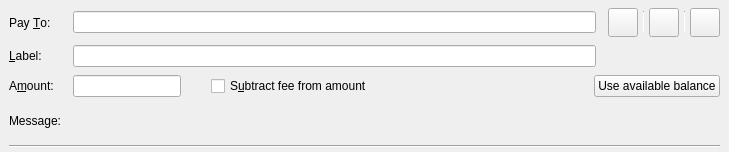
<?xml version="1.0" encoding="UTF-8"?>
<ui version="4.0">
 <class>SendCoinsEntry</class>
 <widget class="QStackedWidget" name="SendCoinsEntry">
  <property name="geometry">
   <rect>
    <x>0</x>
    <y>0</y>
    <width>729</width>
    <height>152</height>
   </rect>
  </property>
  <property name="focusPolicy">
   <enum>Qt::TabFocus</enum>
  </property>
  <property name="autoFillBackground">
   <bool>false</bool>
  </property>
  <property name="currentIndex">
   <number>0</number>
  </property>
  <widget class="QFrame" name="SendCoins">
   <property name="toolTip">
    <string>This is a normal payment.</string>
   </property>
   <property name="frameShape">
    <enum>QFrame::NoFrame</enum>
   </property>
   <layout class="QGridLayout" name="gridLayout">
    <property name="topMargin">
     <number>8</number>
    </property>
    <property name="bottomMargin">
     <number>4</number>
    </property>
    <property name="horizontalSpacing">
     <number>12</number>
    </property>
    <property name="verticalSpacing">
     <number>8</number>
    </property>
    <item row="3" column="1">
     <widget class="QLabel" name="messageTextLabel">
      <property name="toolTip">
       <string>A message that was attached to the glitch: URI which will be stored with the transaction for your reference. Note: This message will not be sent over the Glitch network.</string>
      </property>
      <property name="textFormat">
       <enum>Qt::PlainText</enum>
      </property>
     </widget>
    </item>
    <item row="0" column="0">
     <widget class="QLabel" name="payToLabel">
      <property name="text">
       <string>Pay &amp;To:</string>
      </property>
      <property name="buddy">
       <cstring>payTo</cstring>
      </property>
     </widget>
    </item>
    <item row="2" column="1" colspan="4">
     <layout class="QHBoxLayout" name="horizontalLayoutAmount" stretch="0,0,1,0">
      <item>
       <widget class="BitcoinAmountField" name="payAmount"/>
      </item>
      <item>
       <spacer name="horizontalSpacer">
        <property name="orientation">
         <enum>Qt::Horizontal</enum>
        </property>
        <property name="sizeType">
         <enum>QSizePolicy::Fixed</enum>
        </property>
        <property name="sizeHint" stdset="0">
         <size>
          <width>30</width>
          <height>20</height>
         </size>
        </property>
       </spacer>
      </item>
      <item>
       <widget class="QCheckBox" name="checkboxSubtractFeeFromAmount">
        <property name="toolTip">
         <string>The fee will be deducted from the amount being sent. The recipient will receive less glitchs than you enter in the amount field. If multiple recipients are selected, the fee is split equally.</string>
        </property>
        <property name="text">
         <string>S&amp;ubtract fee from amount</string>
        </property>
       </widget>
      </item>
      <item>
       <widget class="QPushButton" name="useAvailableBalanceButton">
        <property name="text">
         <string>Use available balance</string>
        </property>
       </widget>
      </item>
     </layout>
    </item>
    <item row="1" column="1">
     <widget class="QLineEdit" name="addAsLabel">
      <property name="toolTip">
       <string>Enter a label for this address to add it to the list of used addresses</string>
      </property>
     </widget>
    </item>
    <item row="1" column="0">
     <widget class="QLabel" name="labellLabel">
      <property name="text">
       <string>&amp;Label:</string>
      </property>
      <property name="buddy">
       <cstring>addAsLabel</cstring>
      </property>
     </widget>
    </item>
    <item row="3" column="0">
     <widget class="QLabel" name="messageLabel">
      <property name="text">
       <string>Message:</string>
      </property>
     </widget>
    </item>
    <item row="2" column="0">
     <widget class="QLabel" name="amountLabel">
      <property name="text">
       <string>A&amp;mount:</string>
      </property>
      <property name="buddy">
       <cstring>payAmount</cstring>
      </property>
     </widget>
    </item>
    <item row="0" column="1">
     <layout class="QHBoxLayout" name="payToLayout">
      <property name="spacing">
       <number>6</number>
      </property>
      <item>
       <widget class="QValidatedLineEdit" name="payTo">
        <property name="toolTip">
         <string>The Glitch address to send the payment to</string>
        </property>
       </widget>
      </item>
     </layout>
    </item>
    <item row="4" column="0" colspan="5">
     <widget class="Line" name="hLine">
      <property name="orientation">
       <enum>Qt::Horizontal</enum>
      </property>
     </widget>
    </item>
    <item row="0" column="2" colspan="3">
     <layout class="QHBoxLayout" name="horizontalLayout_3">
      <property name="spacing">
       <number>5</number>
      </property>
      <item>
       <widget class="QToolButton" name="deleteButton">
        <property name="toolTip">
         <string>Remove this entry</string>
        </property>
        <property name="text">
         <string/>
        </property>
        <property name="icon">
         <iconset resource="../glitch.grc">
          <normaloff>:/icons/remove_entry</normaloff>:/icons/remove_entry</iconset>
        </property>
        <property name="iconSize">
         <size>
          <width>22</width>
          <height>22</height>
         </size>
        </property>
       </widget>
      </item>
      <item>
       <widget class="Line" name="vLine">
        <property name="maximumSize">
         <size>
          <width>1</width>
          <height>22</height>
         </size>
        </property>
        <property name="orientation">
         <enum>Qt::Vertical</enum>
        </property>
       </widget>
      </item>
      <item>
       <widget class="QToolButton" name="addressBookButton">
        <property name="toolTip">
         <string>Choose previously used address</string>
        </property>
        <property name="text">
         <string/>
        </property>
        <property name="icon">
         <iconset resource="../glitch.grc">
          <normaloff>:/icons/address-book</normaloff>:/icons/address-book</iconset>
        </property>
        <property name="iconSize">
         <size>
          <width>22</width>
          <height>22</height>
         </size>
        </property>
        <property name="shortcut">
         <string>Alt+A</string>
        </property>
       </widget>
      </item>
      <item>
       <widget class="Line" name="vLine2">
        <property name="maximumSize">
         <size>
          <width>1</width>
          <height>22</height>
         </size>
        </property>
        <property name="orientation">
         <enum>Qt::Vertical</enum>
        </property>
       </widget>
      </item>
      <item>
       <widget class="QToolButton" name="pasteButton">
        <property name="toolTip">
         <string>Paste address from clipboard</string>
        </property>
        <property name="text">
         <string/>
        </property>
        <property name="icon">
         <iconset resource="../glitch.grc">
          <normaloff>:/icons/editpaste</normaloff>:/icons/editpaste</iconset>
        </property>
        <property name="iconSize">
         <size>
          <width>22</width>
          <height>22</height>
         </size>
        </property>
        <property name="shortcut">
         <string>Alt+P</string>
        </property>
       </widget>
      </item>
     </layout>
    </item>
   </layout>
  </widget>
  <widget class="QFrame" name="SendCoins_UnauthenticatedPaymentRequest">
   <property name="palette">
    <palette>
     <active>
      <colorrole role="WindowText">
       <brush brushstyle="SolidPattern">
        <color alpha="255">
         <red>0</red>
         <green>0</green>
         <blue>0</blue>
        </color>
       </brush>
      </colorrole>
      <colorrole role="Button">
       <brush brushstyle="SolidPattern">
        <color alpha="255">
         <red>255</red>
         <green>255</green>
         <blue>127</blue>
        </color>
       </brush>
      </colorrole>
      <colorrole role="Light">
       <brush brushstyle="SolidPattern">
        <color alpha="255">
         <red>255</red>
         <green>255</green>
         <blue>255</blue>
        </color>
       </brush>
      </colorrole>
      <colorrole role="Midlight">
       <brush brushstyle="SolidPattern">
        <color alpha="255">
         <red>255</red>
         <green>255</green>
         <blue>191</blue>
        </color>
       </brush>
      </colorrole>
      <colorrole role="Dark">
       <brush brushstyle="SolidPattern">
        <color alpha="255">
         <red>127</red>
         <green>127</green>
         <blue>63</blue>
        </color>
       </brush>
      </colorrole>
      <colorrole role="Mid">
       <brush brushstyle="SolidPattern">
        <color alpha="255">
         <red>170</red>
         <green>170</green>
         <blue>84</blue>
        </color>
       </brush>
      </colorrole>
      <colorrole role="Text">
       <brush brushstyle="SolidPattern">
        <color alpha="255">
         <red>0</red>
         <green>0</green>
         <blue>0</blue>
        </color>
       </brush>
      </colorrole>
      <colorrole role="BrightText">
       <brush brushstyle="SolidPattern">
        <color alpha="255">
         <red>255</red>
         <green>255</green>
         <blue>255</blue>
        </color>
       </brush>
      </colorrole>
      <colorrole role="ButtonText">
       <brush brushstyle="SolidPattern">
        <color alpha="255">
         <red>0</red>
         <green>0</green>
         <blue>0</blue>
        </color>
       </brush>
      </colorrole>
      <colorrole role="Base">
       <brush brushstyle="SolidPattern">
        <color alpha="255">
         <red>255</red>
         <green>255</green>
         <blue>255</blue>
        </color>
       </brush>
      </colorrole>
      <colorrole role="Window">
       <brush brushstyle="SolidPattern">
        <color alpha="255">
         <red>255</red>
         <green>255</green>
         <blue>127</blue>
        </color>
       </brush>
      </colorrole>
      <colorrole role="Shadow">
       <brush brushstyle="SolidPattern">
        <color alpha="255">
         <red>0</red>
         <green>0</green>
         <blue>0</blue>
        </color>
       </brush>
      </colorrole>
      <colorrole role="AlternateBase">
       <brush brushstyle="SolidPattern">
        <color alpha="255">
         <red>255</red>
         <green>255</green>
         <blue>191</blue>
        </color>
       </brush>
      </colorrole>
      <colorrole role="ToolTipBase">
       <brush brushstyle="SolidPattern">
        <color alpha="255">
         <red>255</red>
         <green>255</green>
         <blue>220</blue>
        </color>
       </brush>
      </colorrole>
      <colorrole role="ToolTipText">
       <brush brushstyle="SolidPattern">
        <color alpha="255">
         <red>0</red>
         <green>0</green>
         <blue>0</blue>
        </color>
       </brush>
      </colorrole>
     </active>
     <inactive>
      <colorrole role="WindowText">
       <brush brushstyle="SolidPattern">
        <color alpha="255">
         <red>0</red>
         <green>0</green>
         <blue>0</blue>
        </color>
       </brush>
      </colorrole>
      <colorrole role="Button">
       <brush brushstyle="SolidPattern">
        <color alpha="255">
         <red>255</red>
         <green>255</green>
         <blue>127</blue>
        </color>
       </brush>
      </colorrole>
      <colorrole role="Light">
       <brush brushstyle="SolidPattern">
        <color alpha="255">
         <red>255</red>
         <green>255</green>
         <blue>255</blue>
        </color>
       </brush>
      </colorrole>
      <colorrole role="Midlight">
       <brush brushstyle="SolidPattern">
        <color alpha="255">
         <red>255</red>
         <green>255</green>
         <blue>191</blue>
        </color>
       </brush>
      </colorrole>
      <colorrole role="Dark">
       <brush brushstyle="SolidPattern">
        <color alpha="255">
         <red>127</red>
         <green>127</green>
         <blue>63</blue>
        </color>
       </brush>
      </colorrole>
      <colorrole role="Mid">
       <brush brushstyle="SolidPattern">
        <color alpha="255">
         <red>170</red>
         <green>170</green>
         <blue>84</blue>
        </color>
       </brush>
      </colorrole>
      <colorrole role="Text">
       <brush brushstyle="SolidPattern">
        <color alpha="255">
         <red>0</red>
         <green>0</green>
         <blue>0</blue>
        </color>
       </brush>
      </colorrole>
      <colorrole role="BrightText">
       <brush brushstyle="SolidPattern">
        <color alpha="255">
         <red>255</red>
         <green>255</green>
         <blue>255</blue>
        </color>
       </brush>
      </colorrole>
      <colorrole role="ButtonText">
       <brush brushstyle="SolidPattern">
        <color alpha="255">
         <red>0</red>
         <green>0</green>
         <blue>0</blue>
        </color>
       </brush>
      </colorrole>
      <colorrole role="Base">
       <brush brushstyle="SolidPattern">
        <color alpha="255">
         <red>255</red>
         <green>255</green>
         <blue>255</blue>
        </color>
       </brush>
      </colorrole>
      <colorrole role="Window">
       <brush brushstyle="SolidPattern">
        <color alpha="255">
         <red>255</red>
         <green>255</green>
         <blue>127</blue>
        </color>
       </brush>
      </colorrole>
      <colorrole role="Shadow">
       <brush brushstyle="SolidPattern">
        <color alpha="255">
         <red>0</red>
         <green>0</green>
         <blue>0</blue>
        </color>
       </brush>
      </colorrole>
      <colorrole role="AlternateBase">
       <brush brushstyle="SolidPattern">
        <color alpha="255">
         <red>255</red>
         <green>255</green>
         <blue>191</blue>
        </color>
       </brush>
      </colorrole>
      <colorrole role="ToolTipBase">
       <brush brushstyle="SolidPattern">
        <color alpha="255">
         <red>255</red>
         <green>255</green>
         <blue>220</blue>
        </color>
       </brush>
      </colorrole>
      <colorrole role="ToolTipText">
       <brush brushstyle="SolidPattern">
        <color alpha="255">
         <red>0</red>
         <green>0</green>
         <blue>0</blue>
        </color>
       </brush>
      </colorrole>
     </inactive>
     <disabled>
      <colorrole role="WindowText">
       <brush brushstyle="SolidPattern">
        <color alpha="255">
         <red>127</red>
         <green>127</green>
         <blue>63</blue>
        </color>
       </brush>
      </colorrole>
      <colorrole role="Button">
       <brush brushstyle="SolidPattern">
        <color alpha="255">
         <red>255</red>
         <green>255</green>
         <blue>127</blue>
        </color>
       </brush>
      </colorrole>
      <colorrole role="Light">
       <brush brushstyle="SolidPattern">
        <color alpha="255">
         <red>255</red>
         <green>255</green>
         <blue>255</blue>
        </color>
       </brush>
      </colorrole>
      <colorrole role="Midlight">
       <brush brushstyle="SolidPattern">
        <color alpha="255">
         <red>255</red>
         <green>255</green>
         <blue>191</blue>
        </color>
       </brush>
      </colorrole>
      <colorrole role="Dark">
       <brush brushstyle="SolidPattern">
        <color alpha="255">
         <red>127</red>
         <green>127</green>
         <blue>63</blue>
        </color>
       </brush>
      </colorrole>
      <colorrole role="Mid">
       <brush brushstyle="SolidPattern">
        <color alpha="255">
         <red>170</red>
         <green>170</green>
         <blue>84</blue>
        </color>
       </brush>
      </colorrole>
      <colorrole role="Text">
       <brush brushstyle="SolidPattern">
        <color alpha="255">
         <red>127</red>
         <green>127</green>
         <blue>63</blue>
        </color>
       </brush>
      </colorrole>
      <colorrole role="BrightText">
       <brush brushstyle="SolidPattern">
        <color alpha="255">
         <red>255</red>
         <green>255</green>
         <blue>255</blue>
        </color>
       </brush>
      </colorrole>
      <colorrole role="ButtonText">
       <brush brushstyle="SolidPattern">
        <color alpha="255">
         <red>127</red>
         <green>127</green>
         <blue>63</blue>
        </color>
       </brush>
      </colorrole>
      <colorrole role="Base">
       <brush brushstyle="SolidPattern">
        <color alpha="255">
         <red>255</red>
         <green>255</green>
         <blue>127</blue>
        </color>
       </brush>
      </colorrole>
      <colorrole role="Window">
       <brush brushstyle="SolidPattern">
        <color alpha="255">
         <red>255</red>
         <green>255</green>
         <blue>127</blue>
        </color>
       </brush>
      </colorrole>
      <colorrole role="Shadow">
       <brush brushstyle="SolidPattern">
        <color alpha="255">
         <red>0</red>
         <green>0</green>
         <blue>0</blue>
        </color>
       </brush>
      </colorrole>
      <colorrole role="AlternateBase">
       <brush brushstyle="SolidPattern">
        <color alpha="255">
         <red>255</red>
         <green>255</green>
         <blue>127</blue>
        </color>
       </brush>
      </colorrole>
      <colorrole role="ToolTipBase">
       <brush brushstyle="SolidPattern">
        <color alpha="255">
         <red>255</red>
         <green>255</green>
         <blue>220</blue>
        </color>
       </brush>
      </colorrole>
      <colorrole role="ToolTipText">
       <brush brushstyle="SolidPattern">
        <color alpha="255">
         <red>0</red>
         <green>0</green>
         <blue>0</blue>
        </color>
       </brush>
      </colorrole>
     </disabled>
    </palette>
   </property>
   <property name="toolTip">
    <string>This is an unauthenticated payment request.</string>
   </property>
   <property name="autoFillBackground">
    <bool>true</bool>
   </property>
   <property name="frameShape">
    <enum>QFrame::NoFrame</enum>
   </property>
   <layout class="QGridLayout" name="gridLayout_is">
    <property name="spacing">
     <number>12</number>
    </property>
    <item row="0" column="0">
     <widget class="QLabel" name="payToLabel_is">
      <property name="text">
       <string>Pay To:</string>
      </property>
     </widget>
    </item>
    <item row="0" column="1">
     <layout class="QHBoxLayout" name="payToLayout_is">
      <property name="spacing">
       <number>0</number>
      </property>
      <item>
       <widget class="QLabel" name="payTo_is"/>
      </item>
      <item>
       <widget class="QToolButton" name="deleteButton_is">
        <property name="toolTip">
         <string>Remove this entry</string>
        </property>
        <property name="text">
         <string/>
        </property>
        <property name="icon">
         <iconset resource="../glitch.grc">
          <normaloff>:/icons/remove</normaloff>:/icons/remove</iconset>
        </property>
       </widget>
      </item>
     </layout>
    </item>
    <item row="1" column="0">
     <widget class="QLabel" name="memoLabel_is">
      <property name="text">
       <string>Memo:</string>
      </property>
     </widget>
    </item>
    <item row="1" column="1">
     <widget class="QLabel" name="memoTextLabel_is">
      <property name="textFormat">
       <enum>Qt::PlainText</enum>
      </property>
     </widget>
    </item>
    <item row="2" column="0">
     <widget class="QLabel" name="amountLabel_is">
      <property name="text">
       <string>A&amp;mount:</string>
      </property>
      <property name="buddy">
       <cstring>payAmount_is</cstring>
      </property>
     </widget>
    </item>
    <item row="2" column="1">
     <widget class="BitcoinAmountField" name="payAmount_is">
      <property name="acceptDrops">
       <bool>false</bool>
      </property>
     </widget>
    </item>
   </layout>
  </widget>
  <widget class="QFrame" name="SendCoins_AuthenticatedPaymentRequest">
   <property name="palette">
    <palette>
     <active>
      <colorrole role="WindowText">
       <brush brushstyle="SolidPattern">
        <color alpha="255">
         <red>0</red>
         <green>0</green>
         <blue>0</blue>
        </color>
       </brush>
      </colorrole>
      <colorrole role="Button">
       <brush brushstyle="SolidPattern">
        <color alpha="255">
         <red>140</red>
         <green>232</green>
         <blue>119</blue>
        </color>
       </brush>
      </colorrole>
      <colorrole role="Light">
       <brush brushstyle="SolidPattern">
        <color alpha="255">
         <red>230</red>
         <green>255</green>
         <blue>224</blue>
        </color>
       </brush>
      </colorrole>
      <colorrole role="Midlight">
       <brush brushstyle="SolidPattern">
        <color alpha="255">
         <red>185</red>
         <green>243</green>
         <blue>171</blue>
        </color>
       </brush>
      </colorrole>
      <colorrole role="Dark">
       <brush brushstyle="SolidPattern">
        <color alpha="255">
         <red>70</red>
         <green>116</green>
         <blue>59</blue>
        </color>
       </brush>
      </colorrole>
      <colorrole role="Mid">
       <brush brushstyle="SolidPattern">
        <color alpha="255">
         <red>93</red>
         <green>155</green>
         <blue>79</blue>
        </color>
       </brush>
      </colorrole>
      <colorrole role="Text">
       <brush brushstyle="SolidPattern">
        <color alpha="255">
         <red>0</red>
         <green>0</green>
         <blue>0</blue>
        </color>
       </brush>
      </colorrole>
      <colorrole role="BrightText">
       <brush brushstyle="SolidPattern">
        <color alpha="255">
         <red>155</red>
         <green>255</green>
         <blue>147</blue>
        </color>
       </brush>
      </colorrole>
      <colorrole role="ButtonText">
       <brush brushstyle="SolidPattern">
        <color alpha="255">
         <red>0</red>
         <green>0</green>
         <blue>0</blue>
        </color>
       </brush>
      </colorrole>
      <colorrole role="Base">
       <brush brushstyle="SolidPattern">
        <color alpha="255">
         <red>119</red>
         <green>255</green>
         <blue>233</blue>
        </color>
       </brush>
      </colorrole>
      <colorrole role="Window">
       <brush brushstyle="SolidPattern">
        <color alpha="255">
         <red>140</red>
         <green>232</green>
         <blue>119</blue>
        </color>
       </brush>
      </colorrole>
      <colorrole role="Shadow">
       <brush brushstyle="SolidPattern">
        <color alpha="255">
         <red>0</red>
         <green>0</green>
         <blue>0</blue>
        </color>
       </brush>
      </colorrole>
      <colorrole role="AlternateBase">
       <brush brushstyle="SolidPattern">
        <color alpha="255">
         <red>197</red>
         <green>243</green>
         <blue>187</blue>
        </color>
       </brush>
      </colorrole>
      <colorrole role="NoRole">
       <brush brushstyle="SolidPattern">
        <color alpha="255">
         <red>125</red>
         <green>194</green>
         <blue>122</blue>
        </color>
       </brush>
      </colorrole>
      <colorrole role="ToolTipBase">
       <brush brushstyle="SolidPattern">
        <color alpha="255">
         <red>255</red>
         <green>255</green>
         <blue>220</blue>
        </color>
       </brush>
      </colorrole>
      <colorrole role="ToolTipText">
       <brush brushstyle="SolidPattern">
        <color alpha="255">
         <red>0</red>
         <green>0</green>
         <blue>0</blue>
        </color>
       </brush>
      </colorrole>
     </active>
     <inactive>
      <colorrole role="WindowText">
       <brush brushstyle="SolidPattern">
        <color alpha="255">
         <red>0</red>
         <green>0</green>
         <blue>0</blue>
        </color>
       </brush>
      </colorrole>
      <colorrole role="Button">
       <brush brushstyle="SolidPattern">
        <color alpha="255">
         <red>140</red>
         <green>232</green>
         <blue>119</blue>
        </color>
       </brush>
      </colorrole>
      <colorrole role="Light">
       <brush brushstyle="SolidPattern">
        <color alpha="255">
         <red>230</red>
         <green>255</green>
         <blue>224</blue>
        </color>
       </brush>
      </colorrole>
      <colorrole role="Midlight">
       <brush brushstyle="SolidPattern">
        <color alpha="255">
         <red>185</red>
         <green>243</green>
         <blue>171</blue>
        </color>
       </brush>
      </colorrole>
      <colorrole role="Dark">
       <brush brushstyle="SolidPattern">
        <color alpha="255">
         <red>70</red>
         <green>116</green>
         <blue>59</blue>
        </color>
       </brush>
      </colorrole>
      <colorrole role="Mid">
       <brush brushstyle="SolidPattern">
        <color alpha="255">
         <red>93</red>
         <green>155</green>
         <blue>79</blue>
        </color>
       </brush>
      </colorrole>
      <colorrole role="Text">
       <brush brushstyle="SolidPattern">
        <color alpha="255">
         <red>0</red>
         <green>0</green>
         <blue>0</blue>
        </color>
       </brush>
      </colorrole>
      <colorrole role="BrightText">
       <brush brushstyle="SolidPattern">
        <color alpha="255">
         <red>155</red>
         <green>255</green>
         <blue>147</blue>
        </color>
       </brush>
      </colorrole>
      <colorrole role="ButtonText">
       <brush brushstyle="SolidPattern">
        <color alpha="255">
         <red>0</red>
         <green>0</green>
         <blue>0</blue>
        </color>
       </brush>
      </colorrole>
      <colorrole role="Base">
       <brush brushstyle="SolidPattern">
        <color alpha="255">
         <red>119</red>
         <green>255</green>
         <blue>233</blue>
        </color>
       </brush>
      </colorrole>
      <colorrole role="Window">
       <brush brushstyle="SolidPattern">
        <color alpha="255">
         <red>140</red>
         <green>232</green>
         <blue>119</blue>
        </color>
       </brush>
      </colorrole>
      <colorrole role="Shadow">
       <brush brushstyle="SolidPattern">
        <color alpha="255">
         <red>0</red>
         <green>0</green>
         <blue>0</blue>
        </color>
       </brush>
      </colorrole>
      <colorrole role="AlternateBase">
       <brush brushstyle="SolidPattern">
        <color alpha="255">
         <red>197</red>
         <green>243</green>
         <blue>187</blue>
        </color>
       </brush>
      </colorrole>
      <colorrole role="NoRole">
       <brush brushstyle="SolidPattern">
        <color alpha="255">
         <red>125</red>
         <green>194</green>
         <blue>122</blue>
        </color>
       </brush>
      </colorrole>
      <colorrole role="ToolTipBase">
       <brush brushstyle="SolidPattern">
        <color alpha="255">
         <red>255</red>
         <green>255</green>
         <blue>220</blue>
        </color>
       </brush>
      </colorrole>
      <colorrole role="ToolTipText">
       <brush brushstyle="SolidPattern">
        <color alpha="255">
         <red>0</red>
         <green>0</green>
         <blue>0</blue>
        </color>
       </brush>
      </colorrole>
     </inactive>
     <disabled>
      <colorrole role="WindowText">
       <brush brushstyle="SolidPattern">
        <color alpha="255">
         <red>70</red>
         <green>116</green>
         <blue>59</blue>
        </color>
       </brush>
      </colorrole>
      <colorrole role="Button">
       <brush brushstyle="SolidPattern">
        <color alpha="255">
         <red>140</red>
         <green>232</green>
         <blue>119</blue>
        </color>
       </brush>
      </colorrole>
      <colorrole role="Light">
       <brush brushstyle="SolidPattern">
        <color alpha="255">
         <red>230</red>
         <green>255</green>
         <blue>224</blue>
        </color>
       </brush>
      </colorrole>
      <colorrole role="Midlight">
       <brush brushstyle="SolidPattern">
        <color alpha="255">
         <red>185</red>
         <green>243</green>
         <blue>171</blue>
        </color>
       </brush>
      </colorrole>
      <colorrole role="Dark">
       <brush brushstyle="SolidPattern">
        <color alpha="255">
         <red>70</red>
         <green>116</green>
         <blue>59</blue>
        </color>
       </brush>
      </colorrole>
      <colorrole role="Mid">
       <brush brushstyle="SolidPattern">
        <color alpha="255">
         <red>93</red>
         <green>155</green>
         <blue>79</blue>
        </color>
       </brush>
      </colorrole>
      <colorrole role="Text">
       <brush brushstyle="SolidPattern">
        <color alpha="255">
         <red>70</red>
         <green>116</green>
         <blue>59</blue>
        </color>
       </brush>
      </colorrole>
      <colorrole role="BrightText">
       <brush brushstyle="SolidPattern">
        <color alpha="255">
         <red>155</red>
         <green>255</green>
         <blue>147</blue>
        </color>
       </brush>
      </colorrole>
      <colorrole role="ButtonText">
       <brush brushstyle="SolidPattern">
        <color alpha="255">
         <red>70</red>
         <green>116</green>
         <blue>59</blue>
        </color>
       </brush>
      </colorrole>
      <colorrole role="Base">
       <brush brushstyle="SolidPattern">
        <color alpha="255">
         <red>140</red>
         <green>232</green>
         <blue>119</blue>
        </color>
       </brush>
      </colorrole>
      <colorrole role="Window">
       <brush brushstyle="SolidPattern">
        <color alpha="255">
         <red>140</red>
         <green>232</green>
         <blue>119</blue>
        </color>
       </brush>
      </colorrole>
      <colorrole role="Shadow">
       <brush brushstyle="SolidPattern">
        <color alpha="255">
         <red>0</red>
         <green>0</green>
         <blue>0</blue>
        </color>
       </brush>
      </colorrole>
      <colorrole role="AlternateBase">
       <brush brushstyle="SolidPattern">
        <color alpha="255">
         <red>140</red>
         <green>232</green>
         <blue>119</blue>
        </color>
       </brush>
      </colorrole>
      <colorrole role="NoRole">
       <brush brushstyle="SolidPattern">
        <color alpha="255">
         <red>125</red>
         <green>194</green>
         <blue>122</blue>
        </color>
       </brush>
      </colorrole>
      <colorrole role="ToolTipBase">
       <brush brushstyle="SolidPattern">
        <color alpha="255">
         <red>255</red>
         <green>255</green>
         <blue>220</blue>
        </color>
       </brush>
      </colorrole>
      <colorrole role="ToolTipText">
       <brush brushstyle="SolidPattern">
        <color alpha="255">
         <red>0</red>
         <green>0</green>
         <blue>0</blue>
        </color>
       </brush>
      </colorrole>
     </disabled>
    </palette>
   </property>
   <property name="toolTip">
    <string>This is an authenticated payment request.</string>
   </property>
   <property name="autoFillBackground">
    <bool>true</bool>
   </property>
   <property name="frameShape">
    <enum>QFrame::NoFrame</enum>
   </property>
   <layout class="QGridLayout" name="gridLayout_s">
    <property name="spacing">
     <number>12</number>
    </property>
    <item row="0" column="0">
     <widget class="QLabel" name="payToLabel_s">
      <property name="text">
       <string>Pay To:</string>
      </property>
      <property name="alignment">
       <set>Qt::AlignRight|Qt::AlignTrailing|Qt::AlignVCenter</set>
      </property>
     </widget>
    </item>
    <item row="0" column="1">
     <layout class="QHBoxLayout" name="payToLayout_s">
      <property name="spacing">
       <number>0</number>
      </property>
      <item>
       <widget class="QLabel" name="payTo_s">
        <property name="textFormat">
         <enum>Qt::PlainText</enum>
        </property>
       </widget>
      </item>
      <item>
       <widget class="QToolButton" name="deleteButton_s">
        <property name="toolTip">
         <string>Remove this entry</string>
        </property>
        <property name="text">
         <string/>
        </property>
        <property name="icon">
         <iconset resource="../glitch.grc">
          <normaloff>:/icons/remove</normaloff>:/icons/remove</iconset>
        </property>
       </widget>
      </item>
     </layout>
    </item>
    <item row="1" column="0">
     <widget class="QLabel" name="memoLabel_s">
      <property name="text">
       <string>Memo:</string>
      </property>
      <property name="alignment">
       <set>Qt::AlignRight|Qt::AlignTrailing|Qt::AlignVCenter</set>
      </property>
     </widget>
    </item>
    <item row="1" column="1">
     <widget class="QLabel" name="memoTextLabel_s">
      <property name="textFormat">
       <enum>Qt::PlainText</enum>
      </property>
     </widget>
    </item>
    <item row="2" column="0">
     <widget class="QLabel" name="amountLabel_s">
      <property name="text">
       <string>A&amp;mount:</string>
      </property>
      <property name="alignment">
       <set>Qt::AlignRight|Qt::AlignTrailing|Qt::AlignVCenter</set>
      </property>
      <property name="buddy">
       <cstring>payAmount_s</cstring>
      </property>
     </widget>
    </item>
    <item row="2" column="1">
     <widget class="BitcoinAmountField" name="payAmount_s">
      <property name="acceptDrops">
       <bool>false</bool>
      </property>
     </widget>
    </item>
   </layout>
  </widget>
 </widget>
 <customwidgets>
  <customwidget>
   <class>QValidatedLineEdit</class>
   <extends>QLineEdit</extends>
   <header>qt/qvalidatedlineedit.h</header>
  </customwidget>
  <customwidget>
   <class>BitcoinAmountField</class>
   <extends>QLineEdit</extends>
   <header>qt/glitchamountfield.h</header>
   <container>1</container>
  </customwidget>
 </customwidgets>
 <tabstops>
  <tabstop>payTo</tabstop>
  <tabstop>addressBookButton</tabstop>
  <tabstop>pasteButton</tabstop>
  <tabstop>deleteButton</tabstop>
  <tabstop>addAsLabel</tabstop>
  <tabstop>payAmount</tabstop>
  <tabstop>payAmount_is</tabstop>
  <tabstop>deleteButton_is</tabstop>
  <tabstop>payAmount_s</tabstop>
  <tabstop>deleteButton_s</tabstop>
 </tabstops>
 <resources>
  <include location="../glitch.grc"/>
 </resources>
 <connections/>
</ui>
